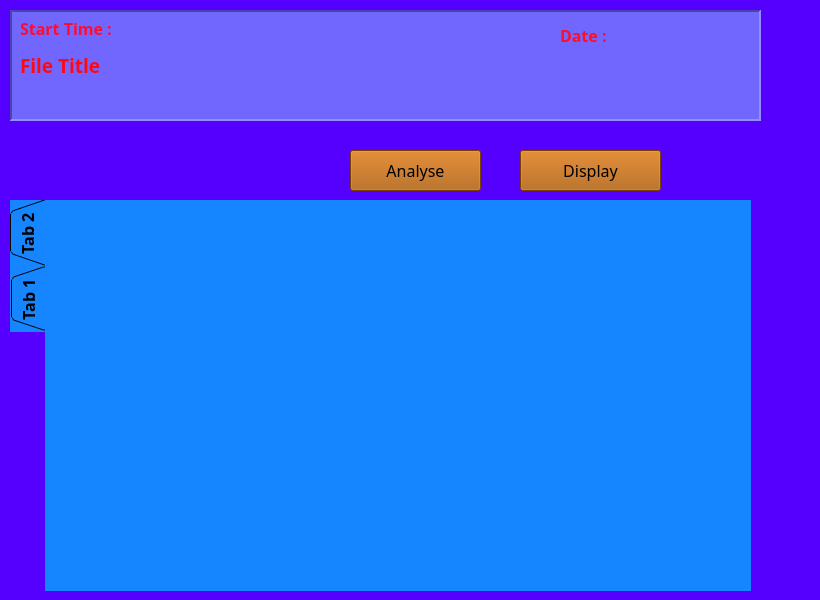
<?xml version="1.0" encoding="UTF-8"?>
<ui version="4.0">
 <class>Form</class>
 <widget class="QWidget" name="Form">
  <property name="geometry">
   <rect>
    <x>0</x>
    <y>0</y>
    <width>820</width>
    <height>600</height>
   </rect>
  </property>
  <property name="minimumSize">
   <size>
    <width>820</width>
    <height>550</height>
   </size>
  </property>
  <property name="windowTitle">
   <string>Customer Calling Details</string>
  </property>
  <property name="styleSheet">
   <string notr="true">background-color: rgb(85, 0, 255);</string>
  </property>
  <widget class="QFrame" name="frame">
   <property name="geometry">
    <rect>
     <x>10</x>
     <y>10</y>
     <width>751</width>
     <height>111</height>
    </rect>
   </property>
   <property name="styleSheet">
    <string notr="true">background-color: rgb(113, 103, 255);</string>
   </property>
   <property name="frameShape">
    <enum>QFrame::Panel</enum>
   </property>
   <property name="frameShadow">
    <enum>QFrame::Sunken</enum>
   </property>
   <property name="lineWidth">
    <number>2</number>
   </property>
   <widget class="QLabel" name="titleLBL">
    <property name="geometry">
     <rect>
      <x>10</x>
      <y>40</y>
      <width>531</width>
      <height>31</height>
     </rect>
    </property>
    <property name="font">
     <font>
      <family>Ubuntu Condensed</family>
      <pointsize>14</pointsize>
      <weight>75</weight>
      <bold>true</bold>
     </font>
    </property>
    <property name="styleSheet">
     <string notr="true">color: rgb(255, 85, 0);
alternate-background-color: rgb(0, 255, 255);
color: rgb(255, 8, 20);</string>
    </property>
    <property name="text">
     <string>File Title</string>
    </property>
   </widget>
   <widget class="QLabel" name="dateLBL">
    <property name="geometry">
     <rect>
      <x>550</x>
      <y>10</y>
      <width>191</width>
      <height>31</height>
     </rect>
    </property>
    <property name="font">
     <font>
      <family>Waree</family>
      <pointsize>12</pointsize>
      <weight>75</weight>
      <bold>true</bold>
     </font>
    </property>
    <property name="styleSheet">
     <string notr="true">color: rgb(255, 14, 38);
</string>
    </property>
    <property name="text">
     <string>Date : </string>
    </property>
   </widget>
   <widget class="QLabel" name="startTimeLBL">
    <property name="geometry">
     <rect>
      <x>10</x>
      <y>10</y>
      <width>231</width>
      <height>17</height>
     </rect>
    </property>
    <property name="font">
     <font>
      <family>Waree</family>
      <pointsize>12</pointsize>
      <weight>75</weight>
      <bold>true</bold>
     </font>
    </property>
    <property name="styleSheet">
     <string notr="true">color: rgb(255, 170, 0);
color: rgb(255, 85, 0);
color: rgb(255, 11, 47);</string>
    </property>
    <property name="text">
     <string>Start Time : </string>
    </property>
   </widget>
  </widget>
  <widget class="QPushButton" name="analysisBTN">
   <property name="geometry">
    <rect>
     <x>520</x>
     <y>150</y>
     <width>141</width>
     <height>41</height>
    </rect>
   </property>
   <property name="font">
    <font>
     <family>Abyssinica SIL</family>
     <pointsize>12</pointsize>
    </font>
   </property>
   <property name="styleSheet">
    <string notr="true">background-color: rgb(170, 85, 0);</string>
   </property>
   <property name="text">
    <string>Display</string>
   </property>
  </widget>
  <widget class="QTabWidget" name="tabWidget">
   <property name="enabled">
    <bool>true</bool>
   </property>
   <property name="geometry">
    <rect>
     <x>10</x>
     <y>200</y>
     <width>741</width>
     <height>391</height>
    </rect>
   </property>
   <property name="font">
    <font>
     <family>Yrsa</family>
     <pointsize>12</pointsize>
     <weight>75</weight>
     <bold>true</bold>
    </font>
   </property>
   <property name="styleSheet">
    <string notr="true">background-color: rgb(21, 134, 255);
border-right-color: rgb(2, 40, 255);
border-color: rgb(21, 0, 255);</string>
   </property>
   <property name="tabPosition">
    <enum>QTabWidget::West</enum>
   </property>
   <property name="tabShape">
    <enum>QTabWidget::Triangular</enum>
   </property>
   <property name="currentIndex">
    <number>0</number>
   </property>
   <property name="iconSize">
    <size>
     <width>20</width>
     <height>20</height>
    </size>
   </property>
   <property name="usesScrollButtons">
    <bool>true</bool>
   </property>
   <property name="documentMode">
    <bool>false</bool>
   </property>
   <property name="tabsClosable">
    <bool>false</bool>
   </property>
   <property name="movable">
    <bool>false</bool>
   </property>
   <property name="tabBarAutoHide">
    <bool>false</bool>
   </property>
   <widget class="QWidget" name="tab_2">
    <attribute name="title">
     <string>Tab 2</string>
    </attribute>
   </widget>
   <widget class="QWidget" name="tab">
    <attribute name="title">
     <string>Tab 1</string>
    </attribute>
   </widget>
  </widget>
  <widget class="QPushButton" name="recogBTN">
   <property name="geometry">
    <rect>
     <x>350</x>
     <y>150</y>
     <width>131</width>
     <height>41</height>
    </rect>
   </property>
   <property name="font">
    <font>
     <family>Abyssinica SIL</family>
     <pointsize>12</pointsize>
    </font>
   </property>
   <property name="styleSheet">
    <string notr="true">background-color: rgb(170, 85, 0);
color: rgb(31, 15, 255);
color: rgb(0, 0, 0);</string>
   </property>
   <property name="text">
    <string>Analyse</string>
   </property>
  </widget>
  <zorder>frame</zorder>
  <zorder>analysisBTN</zorder>
  <zorder>recogBTN</zorder>
  <zorder>tabWidget</zorder>
 </widget>
 <resources>
  <include location="Team Work/sound.qrc"/>
 </resources>
 <connections/>
</ui>
